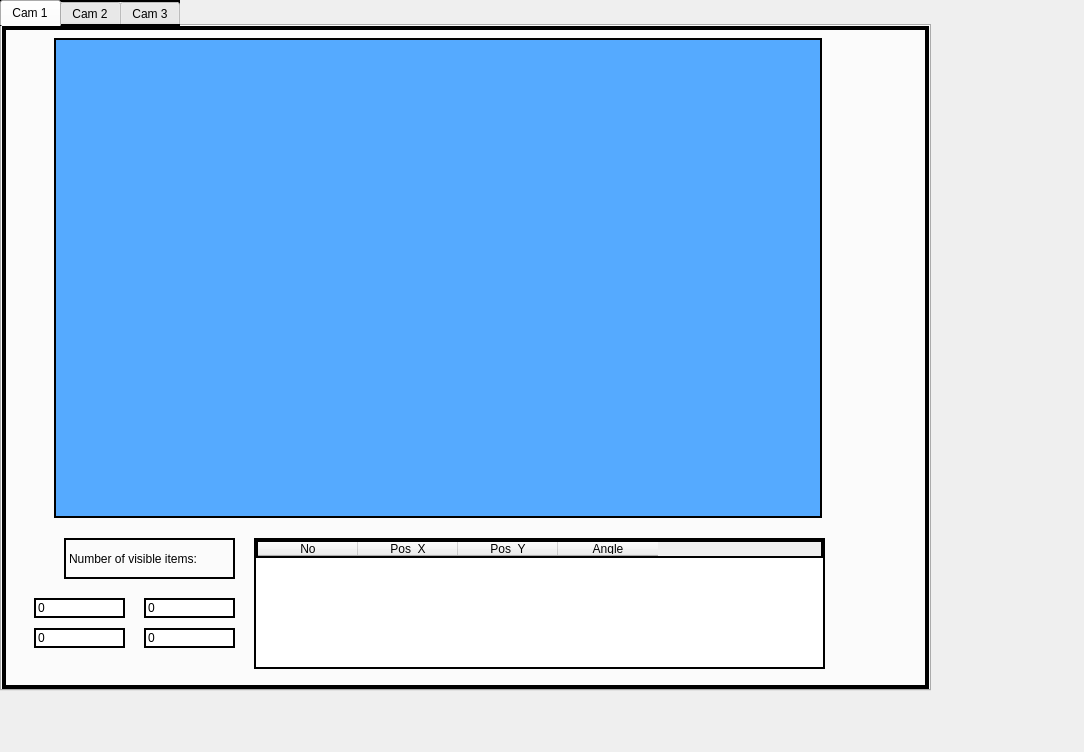
<?xml version="1.0" encoding="UTF-8"?>
<ui version="4.0">
 <class>MainWindow</class>
 <widget class="QMainWindow" name="MainWindow">
  <property name="geometry">
   <rect>
    <x>0</x>
    <y>0</y>
    <width>1084</width>
    <height>752</height>
   </rect>
  </property>
  <property name="windowTitle">
   <string>MainWindow</string>
  </property>
  <widget class="QWidget" name="centralwidget">
   <widget class="QTabWidget" name="tabWidget">
    <property name="geometry">
     <rect>
      <x>0</x>
      <y>0</y>
      <width>931</width>
      <height>691</height>
     </rect>
    </property>
    <property name="styleSheet">
     <string notr="true">border: 2px solid black;</string>
    </property>
    <property name="currentIndex">
     <number>0</number>
    </property>
    <widget class="QWidget" name="cam1">
     <attribute name="title">
      <string>Cam 1</string>
     </attribute>
     <widget class="QLabel" name="display_number_items_cam1">
      <property name="geometry">
       <rect>
        <x>60</x>
        <y>510</y>
        <width>171</width>
        <height>41</height>
       </rect>
      </property>
      <property name="text">
       <string>Number of visible items:</string>
      </property>
     </widget>
     <widget class="QLabel" name="space_screen_cam1_1">
      <property name="geometry">
       <rect>
        <x>50</x>
        <y>10</y>
        <width>768</width>
        <height>480</height>
       </rect>
      </property>
      <property name="styleSheet">
       <string notr="true">background-color: rgb(85, 170, 255);</string>
      </property>
      <property name="text">
       <string/>
      </property>
     </widget>
     <widget class="QTableWidget" name="table_cam1">
      <property name="geometry">
       <rect>
        <x>250</x>
        <y>510</y>
        <width>571</width>
        <height>131</height>
       </rect>
      </property>
      <column>
       <property name="text">
        <string>No</string>
       </property>
      </column>
      <column>
       <property name="text">
        <string>Pos_X</string>
       </property>
      </column>
      <column>
       <property name="text">
        <string>Pos_Y</string>
       </property>
      </column>
      <column>
       <property name="text">
        <string>Angle</string>
       </property>
      </column>
     </widget>
     <widget class="QLineEdit" name="lineEdit">
      <property name="geometry">
       <rect>
        <x>30</x>
        <y>570</y>
        <width>91</width>
        <height>20</height>
       </rect>
      </property>
      <property name="text">
       <string>0</string>
      </property>
      <property name="placeholderText">
       <string>anpha</string>
      </property>
     </widget>
     <widget class="QLineEdit" name="lineEdit_2">
      <property name="geometry">
       <rect>
        <x>30</x>
        <y>600</y>
        <width>91</width>
        <height>20</height>
       </rect>
      </property>
      <property name="text">
       <string>0</string>
      </property>
      <property name="placeholderText">
       <string>beta</string>
      </property>
     </widget>
     <widget class="QLineEdit" name="lineEdit_5">
      <property name="geometry">
       <rect>
        <x>140</x>
        <y>570</y>
        <width>91</width>
        <height>20</height>
       </rect>
      </property>
      <property name="text">
       <string>0</string>
      </property>
      <property name="placeholderText">
       <string>mega 1</string>
      </property>
     </widget>
     <widget class="QLineEdit" name="lineEdit_6">
      <property name="geometry">
       <rect>
        <x>140</x>
        <y>600</y>
        <width>91</width>
        <height>20</height>
       </rect>
      </property>
      <property name="text">
       <string>0</string>
      </property>
      <property name="placeholderText">
       <string>mega 2</string>
      </property>
     </widget>
    </widget>
    <widget class="QWidget" name="cam2">
     <attribute name="title">
      <string>Cam 2</string>
     </attribute>
     <widget class="QGroupBox" name="thread_process_place_cam2">
      <property name="geometry">
       <rect>
        <x>110</x>
        <y>10</y>
        <width>791</width>
        <height>601</height>
       </rect>
      </property>
      <property name="styleSheet">
       <string notr="true"/>
      </property>
      <property name="title">
       <string/>
      </property>
      <widget class="QLabel" name="space_screen_cam2_2">
       <property name="geometry">
        <rect>
         <x>10</x>
         <y>10</y>
         <width>576</width>
         <height>432</height>
        </rect>
       </property>
       <property name="styleSheet">
        <string notr="true">background-color: rgb(85, 170, 255);</string>
       </property>
       <property name="text">
        <string/>
       </property>
      </widget>
      <widget class="QSlider" name="value_blister_thread_cam2">
       <property name="geometry">
        <rect>
         <x>610</x>
         <y>90</y>
         <width>160</width>
         <height>22</height>
        </rect>
       </property>
       <property name="maximum">
        <number>255</number>
       </property>
       <property name="pageStep">
        <number>1</number>
       </property>
       <property name="orientation">
        <enum>Qt::Horizontal</enum>
       </property>
      </widget>
      <widget class="QLabel" name="display_value_blister_thread_cam2">
       <property name="geometry">
        <rect>
         <x>610</x>
         <y>50</y>
         <width>141</width>
         <height>21</height>
        </rect>
       </property>
       <property name="text">
        <string>Blister thread: 0</string>
       </property>
      </widget>
      <widget class="QSlider" name="value_satisfaction_rate_cam2">
       <property name="geometry">
        <rect>
         <x>610</x>
         <y>170</y>
         <width>160</width>
         <height>22</height>
        </rect>
       </property>
       <property name="maximum">
        <number>100</number>
       </property>
       <property name="pageStep">
        <number>1</number>
       </property>
       <property name="orientation">
        <enum>Qt::Horizontal</enum>
       </property>
      </widget>
      <widget class="QLabel" name="display_value_satisfaction_rate_cam2">
       <property name="geometry">
        <rect>
         <x>610</x>
         <y>130</y>
         <width>141</width>
         <height>21</height>
        </rect>
       </property>
       <property name="text">
        <string>Satisfaction rate: 0</string>
       </property>
      </widget>
      <widget class="QLabel" name="display_emptycell_cam2">
       <property name="geometry">
        <rect>
         <x>610</x>
         <y>220</y>
         <width>141</width>
         <height>21</height>
        </rect>
       </property>
       <property name="text">
        <string>Empty cell: </string>
       </property>
      </widget>
      <widget class="QLabel" name="display_ratio_poly1">
       <property name="geometry">
        <rect>
         <x>610</x>
         <y>250</y>
         <width>141</width>
         <height>21</height>
        </rect>
       </property>
       <property name="text">
        <string>Ratito poly1: </string>
       </property>
      </widget>
      <widget class="QLabel" name="display_ratio_poly2">
       <property name="geometry">
        <rect>
         <x>610</x>
         <y>270</y>
         <width>141</width>
         <height>21</height>
        </rect>
       </property>
       <property name="text">
        <string>Ratito poly2: </string>
       </property>
      </widget>
     </widget>
     <widget class="QGroupBox" name="priority_place_cam2">
      <property name="geometry">
       <rect>
        <x>110</x>
        <y>10</y>
        <width>791</width>
        <height>601</height>
       </rect>
      </property>
      <property name="title">
       <string/>
      </property>
      <widget class="QPushButton" name="but_cut_cam2">
       <property name="geometry">
        <rect>
         <x>610</x>
         <y>60</y>
         <width>93</width>
         <height>28</height>
        </rect>
       </property>
       <property name="text">
        <string>Cut</string>
       </property>
      </widget>
      <widget class="QPushButton" name="but_undo_cam2">
       <property name="geometry">
        <rect>
         <x>610</x>
         <y>100</y>
         <width>93</width>
         <height>28</height>
        </rect>
       </property>
       <property name="text">
        <string>Undo</string>
       </property>
      </widget>
      <widget class="QLabel" name="space_screen_cam2_1">
       <property name="geometry">
        <rect>
         <x>10</x>
         <y>10</y>
         <width>576</width>
         <height>432</height>
        </rect>
       </property>
       <property name="styleSheet">
        <string notr="true">background-color: rgb(85, 170, 255);</string>
       </property>
       <property name="text">
        <string/>
       </property>
      </widget>
      <widget class="QLabel" name="display_value_number_cam2">
       <property name="geometry">
        <rect>
         <x>610</x>
         <y>140</y>
         <width>91</width>
         <height>31</height>
        </rect>
       </property>
       <property name="text">
        <string>Number: 0</string>
       </property>
      </widget>
      <widget class="QSlider" name="value_size_cam2">
       <property name="geometry">
        <rect>
         <x>610</x>
         <y>220</y>
         <width>160</width>
         <height>22</height>
        </rect>
       </property>
       <property name="maximum">
        <number>200</number>
       </property>
       <property name="pageStep">
        <number>1</number>
       </property>
       <property name="orientation">
        <enum>Qt::Horizontal</enum>
       </property>
      </widget>
      <widget class="QLabel" name="display_value_size_cam2">
       <property name="geometry">
        <rect>
         <x>610</x>
         <y>180</y>
         <width>141</width>
         <height>21</height>
        </rect>
       </property>
       <property name="text">
        <string>Size: 0</string>
       </property>
      </widget>
      <widget class="QLabel" name="display_emptycell_cam2_2">
       <property name="geometry">
        <rect>
         <x>610</x>
         <y>260</y>
         <width>141</width>
         <height>21</height>
        </rect>
       </property>
       <property name="text">
        <string>Empty cell: </string>
       </property>
      </widget>
      <widget class="QPushButton" name="but_rec_cam2">
       <property name="geometry">
        <rect>
         <x>590</x>
         <y>10</y>
         <width>71</width>
         <height>28</height>
        </rect>
       </property>
       <property name="text">
        <string>Rec</string>
       </property>
      </widget>
      <widget class="QPushButton" name="but_poly1_cam2">
       <property name="geometry">
        <rect>
         <x>670</x>
         <y>10</y>
         <width>51</width>
         <height>28</height>
        </rect>
       </property>
       <property name="text">
        <string>Poly1</string>
       </property>
      </widget>
      <widget class="QPushButton" name="but_poly2_cam2">
       <property name="geometry">
        <rect>
         <x>730</x>
         <y>10</y>
         <width>51</width>
         <height>28</height>
        </rect>
       </property>
       <property name="text">
        <string>Poly2</string>
       </property>
      </widget>
     </widget>
     <widget class="QPushButton" name="but_thread_process_cam2">
      <property name="geometry">
       <rect>
        <x>10</x>
        <y>50</y>
        <width>93</width>
        <height>28</height>
       </rect>
      </property>
      <property name="text">
       <string>Thread process</string>
      </property>
     </widget>
     <widget class="QPushButton" name="but_pirority_cam2">
      <property name="geometry">
       <rect>
        <x>10</x>
        <y>10</y>
        <width>93</width>
        <height>28</height>
       </rect>
      </property>
      <property name="text">
       <string>Pirority</string>
      </property>
     </widget>
    </widget>
    <widget class="QWidget" name="cam3">
     <attribute name="title">
      <string>Cam 3</string>
     </attribute>
     <widget class="QGroupBox" name="thread_process_place_cam3">
      <property name="geometry">
       <rect>
        <x>110</x>
        <y>10</y>
        <width>771</width>
        <height>601</height>
       </rect>
      </property>
      <property name="styleSheet">
       <string notr="true"/>
      </property>
      <property name="title">
       <string/>
      </property>
      <widget class="QLabel" name="space_screen_cam3_3">
       <property name="geometry">
        <rect>
         <x>10</x>
         <y>10</y>
         <width>576</width>
         <height>432</height>
        </rect>
       </property>
       <property name="styleSheet">
        <string notr="true">background-color: rgb(85, 170, 255);</string>
       </property>
       <property name="text">
        <string/>
       </property>
      </widget>
      <widget class="QLabel" name="display_value_direction_thread_cam3_2">
       <property name="geometry">
        <rect>
         <x>600</x>
         <y>50</y>
         <width>141</width>
         <height>21</height>
        </rect>
       </property>
       <property name="text">
        <string>Direction thread: 0</string>
       </property>
      </widget>
      <widget class="QSlider" name="value_direction_thread_cam3_2">
       <property name="geometry">
        <rect>
         <x>600</x>
         <y>90</y>
         <width>160</width>
         <height>22</height>
        </rect>
       </property>
       <property name="maximum">
        <number>255</number>
       </property>
       <property name="pageStep">
        <number>1</number>
       </property>
       <property name="orientation">
        <enum>Qt::Horizontal</enum>
       </property>
      </widget>
      <widget class="QLabel" name="display_detected_letter_cam3_2">
       <property name="geometry">
        <rect>
         <x>600</x>
         <y>240</y>
         <width>141</width>
         <height>51</height>
        </rect>
       </property>
       <property name="text">
        <string>Detectec letter</string>
       </property>
       <property name="alignment">
        <set>Qt::AlignCenter</set>
       </property>
      </widget>
      <widget class="QSlider" name="value_satisfaction_rate_cam3_2">
       <property name="geometry">
        <rect>
         <x>600</x>
         <y>180</y>
         <width>160</width>
         <height>22</height>
        </rect>
       </property>
       <property name="maximum">
        <number>100</number>
       </property>
       <property name="pageStep">
        <number>1</number>
       </property>
       <property name="orientation">
        <enum>Qt::Horizontal</enum>
       </property>
      </widget>
      <widget class="QLabel" name="display_value_satisfaction_rate_cam3_2">
       <property name="geometry">
        <rect>
         <x>600</x>
         <y>140</y>
         <width>141</width>
         <height>21</height>
        </rect>
       </property>
       <property name="text">
        <string>Satisfaction rate: </string>
       </property>
      </widget>
      <widget class="QLabel" name="display_value_ratio_now_cam3">
       <property name="geometry">
        <rect>
         <x>600</x>
         <y>20</y>
         <width>141</width>
         <height>21</height>
        </rect>
       </property>
       <property name="text">
        <string>Ratio now: 0</string>
       </property>
      </widget>
     </widget>
     <widget class="QGroupBox" name="priority_place_cam3">
      <property name="geometry">
       <rect>
        <x>110</x>
        <y>10</y>
        <width>771</width>
        <height>601</height>
       </rect>
      </property>
      <property name="title">
       <string/>
      </property>
      <widget class="QPushButton" name="but_cut_cam3_4">
       <property name="geometry">
        <rect>
         <x>620</x>
         <y>60</y>
         <width>93</width>
         <height>28</height>
        </rect>
       </property>
       <property name="text">
        <string>Cut</string>
       </property>
      </widget>
      <widget class="QPushButton" name="but_undo_cam3_2">
       <property name="geometry">
        <rect>
         <x>620</x>
         <y>100</y>
         <width>93</width>
         <height>28</height>
        </rect>
       </property>
       <property name="text">
        <string>Undo</string>
       </property>
      </widget>
      <widget class="QLabel" name="space_screen_cam3_4">
       <property name="geometry">
        <rect>
         <x>10</x>
         <y>10</y>
         <width>576</width>
         <height>432</height>
        </rect>
       </property>
       <property name="styleSheet">
        <string notr="true">background-color: rgb(85, 170, 255);</string>
       </property>
       <property name="text">
        <string/>
       </property>
      </widget>
      <widget class="QLabel" name="display_value_direction_cam3_2">
       <property name="geometry">
        <rect>
         <x>620</x>
         <y>140</y>
         <width>91</width>
         <height>31</height>
        </rect>
       </property>
       <property name="text">
        <string>Number: 0</string>
       </property>
      </widget>
     </widget>
     <widget class="QPushButton" name="but_thread_process_cam3">
      <property name="geometry">
       <rect>
        <x>10</x>
        <y>50</y>
        <width>91</width>
        <height>31</height>
       </rect>
      </property>
      <property name="text">
       <string>Thread process</string>
      </property>
     </widget>
     <widget class="QPushButton" name="but_pirority_cam3">
      <property name="geometry">
       <rect>
        <x>10</x>
        <y>10</y>
        <width>93</width>
        <height>28</height>
       </rect>
      </property>
      <property name="text">
       <string>Pirority</string>
      </property>
     </widget>
    </widget>
   </widget>
  </widget>
 </widget>
 <resources/>
 <connections/>
</ui>
